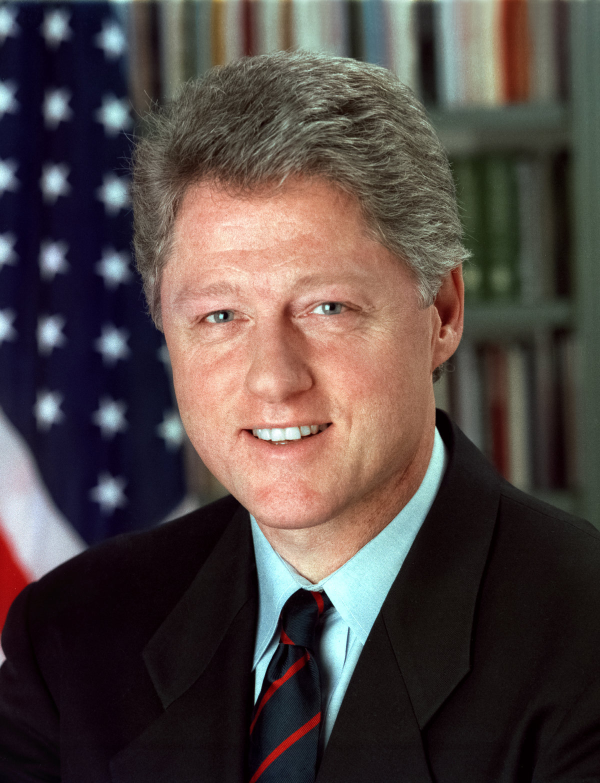
#> input picture Project/FaceAverage/presidents/bill-clinton.jpg, 1200 x 1566 px, given in place of the camera (shown at 1/2 size)
$ python 04_Real_Time_Shape_Detection.py
#> lines starting #> are read from the running program, lines starting #| are printed output that depends on the picture; after the words box and inside, x2 and y2 are one past the last pixel; in counts of white or black regions, pixels touching at a corner belong together
import cv2
import numpy as np


def nothing(x):
    pass


cap = cv2.VideoCapture(0)

cv2.namedWindow("Trackbars")
cv2.createTrackbar("LH", "Trackbars", 0, 180, nothing)
cv2.createTrackbar("UH", "Trackbars", 180, 180, nothing)
cv2.createTrackbar("LS", "Trackbars", 66, 255, nothing)
cv2.createTrackbar("US", "Trackbars", 255, 255, nothing)
cv2.createTrackbar("LV", "Trackbars", 134, 255, nothing)
cv2.createTrackbar("UV", "Trackbars", 243, 255, nothing)

font = cv2.FONT_HERSHEY_COMPLEX

while(cap.isOpened()):
    ret, frame = cap.read()
#> frame is the input picture: shape (1566, 1200, 3); mean B, G, R 67.3, 69.6, 81.2
    if ret:
        hsv = cv2.cvtColor(frame, cv2.COLOR_BGR2HSV)
#> hsv: shape (1566, 1200, 3); mean H, S, V 73.1, 103.3, 88.7

        l_h = cv2.getTrackbarPos("LH", "Trackbars")
        l_s = cv2.getTrackbarPos("LS", "Trackbars")
        l_v = cv2.getTrackbarPos("LV", "Trackbars")
        u_h = cv2.getTrackbarPos("UH", "Trackbars")
        u_s = cv2.getTrackbarPos("US", "Trackbars")
        u_v = cv2.getTrackbarPos("UV", "Trackbars")

        lower_red = np.array([l_h, l_s, l_v])
        upper_red = np.array([u_h, u_s, u_v])

        mask = cv2.inRange(hsv, lower_red, upper_red)
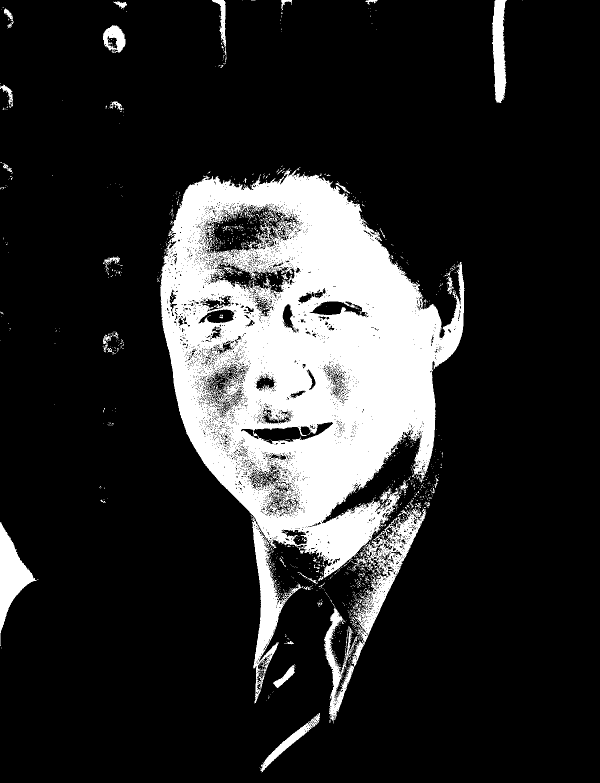
#> mask: shape (1566, 1200) (shown at 1/2 size); 17.2% white; 1429 white regions (1364 under 20 px), largest, box (x1, y1, x2, y2) and area: (320, 336, 929, 1406) 284063, (648, 1005, 853, 1447) 14704, (0, 1044, 77, 1292) 6624
        kernel = np.ones((5, 5), np.uint8)
        mask = cv2.erode(mask, kernel)
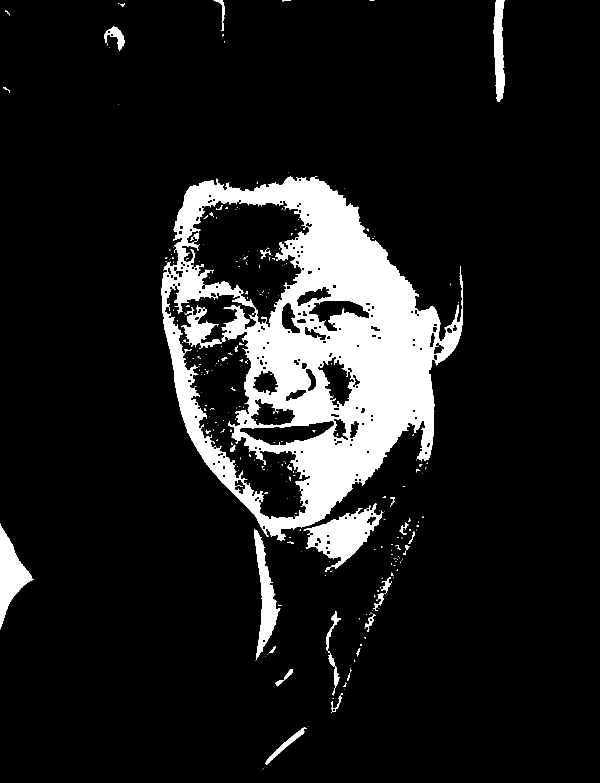
#> mask: shape (1566, 1200) (shown at 1/2 size); 11.2% white; 316 white regions (267 under 20 px)

        # Contours detection
        contours, _ = cv2.findContours(
            mask, cv2.RETR_TREE, cv2.CHAIN_APPROX_SIMPLE)
#> contours = 481 contours, 286 with area under 20; largest, box (x1, y1, x2, y2) and area: (323, 352, 926, 1083) 287052, (328, 566, 622, 1039) 48090, (363, 399, 619, 655) 37259, (607, 1006, 767, 1144) 8736, (0, 1047, 68, 1259) 5638

        for cnt in contours:
            area = cv2.contourArea(cnt)
            approx = cv2.approxPolyDP(cnt, 0.02*cv2.arcLength(cnt, True), True)
            x = approx.ravel()[0]
            y = approx.ravel()[1]

            if area > 400:
                cv2.drawContours(frame, [approx], 0, (0, 0, 0), 5)

                if len(approx) == 3:
                    cv2.putText(frame, "Triangle", (x, y), font, 1, (0, 0, 0))
                elif len(approx) == 4:
                    cv2.putText(frame, "Rectangle", (x, y), font, 1, (0, 0, 0))
                elif 10 < len(approx) < 20:
                    cv2.putText(frame, "Circle", (x, y), font, 1, (0, 0, 0))
#> this loop made 481 passes
#> (area, x, y) on passes 7, 8, 13: (108, 680, 1391), (34, 664, 1418), (223.5, 585, 1338)
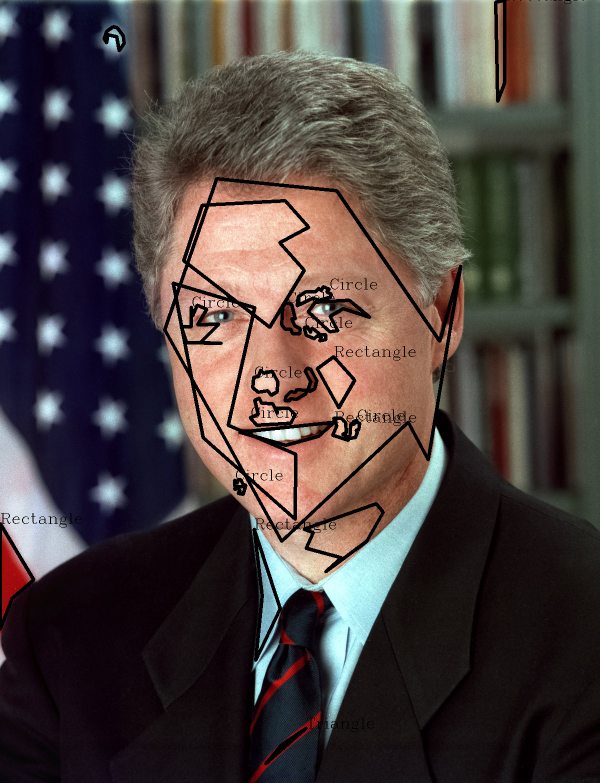
#> frame: shape (1566, 1200, 3) (shown at 1/2 size); 3.61% of pixels changed, all inside (x1, y1, x2, y2) = (0, 0, 1168, 1531)

        cv2.imshow("Trackbars", frame)
        cv2.imshow("Mask", mask)

    key = cv2.waitKey(1)
#> (key Esc is pressed here)
    if key == 27:
        break

cap.release()
cv2.destroyAllWindows()

$ run again, on Project/FaceAverage/presidents/george-h-bush.jpg
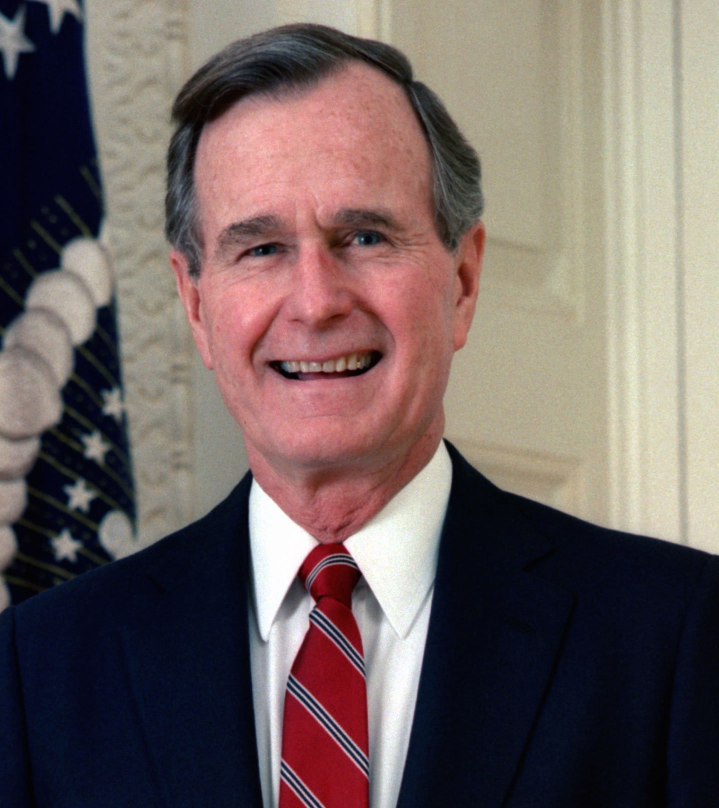
#> input picture Project/FaceAverage/presidents/george-h-bush.jpg, 1438 x 1616 px, given in place of the camera (shown at 1/2 size)
#> frame is the input picture: shape (1616, 1438, 3); mean B, G, R 97.1, 99, 113
#> hsv: shape (1616, 1438, 3); mean H, S, V 67.9, 104.9, 120.5
#> `mask = cv2.erode(mask, kernel)`:
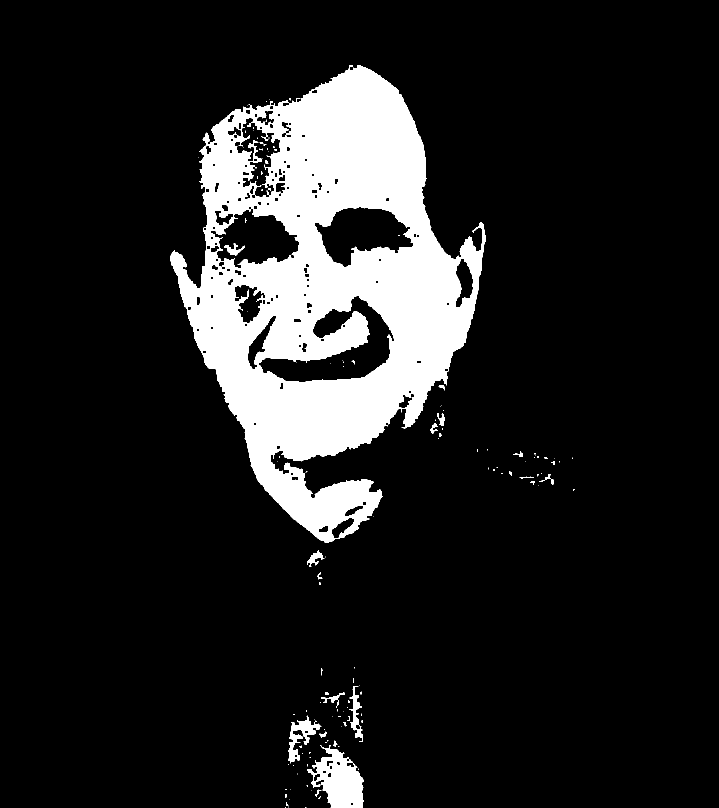
#> mask: shape (1616, 1438) (shown at 1/2 size); 12.8% white; 136 white regions (107 under 20 px)
#> contours = 266 contours, 115 with area under 20; largest, box (x1, y1, x2, y2) and area: (340, 130, 972, 1086) 348500, (516, 591, 790, 765) 18541, (629, 413, 828, 535) 14102, (421, 412, 600, 537) 12872, (614, 1490, 728, 1616) 7949
#> the loop `for cnt in contours:` made 266 passes
#> (area, x, y) on passes 9, 23, 24: (24, 642, 1581), (7949, 640, 1490), (34, 700, 1606)
#> after the loop `for cnt in contours:`:
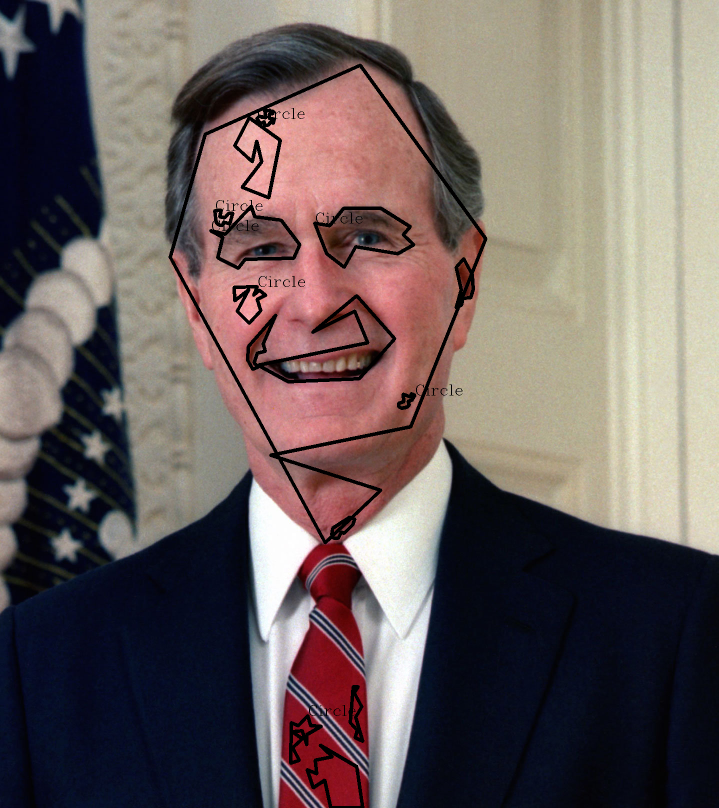
#> frame: shape (1616, 1438, 3) (shown at 1/2 size); 2.28% of pixels changed, all inside (x1, y1, x2, y2) = (337, 127, 975, 1616)

$ run again, on Project/FaceAverage/presidents/george-w-bush.jpg
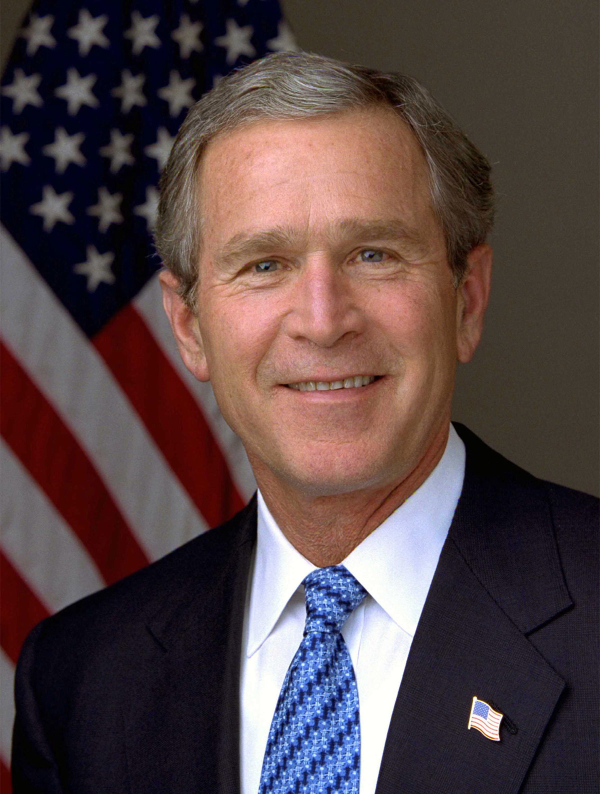
#> input picture Project/FaceAverage/presidents/george-w-bush.jpg, 1200 x 1588 px, given in place of the camera (shown at 1/2 size)
#> frame is the input picture: shape (1588, 1200, 3); mean B, G, R 69.4, 68.6, 85.7
#> hsv: shape (1588, 1200, 3); mean H, S, V 67.4, 108.6, 93.1
#> `mask = cv2.erode(mask, kernel)`:
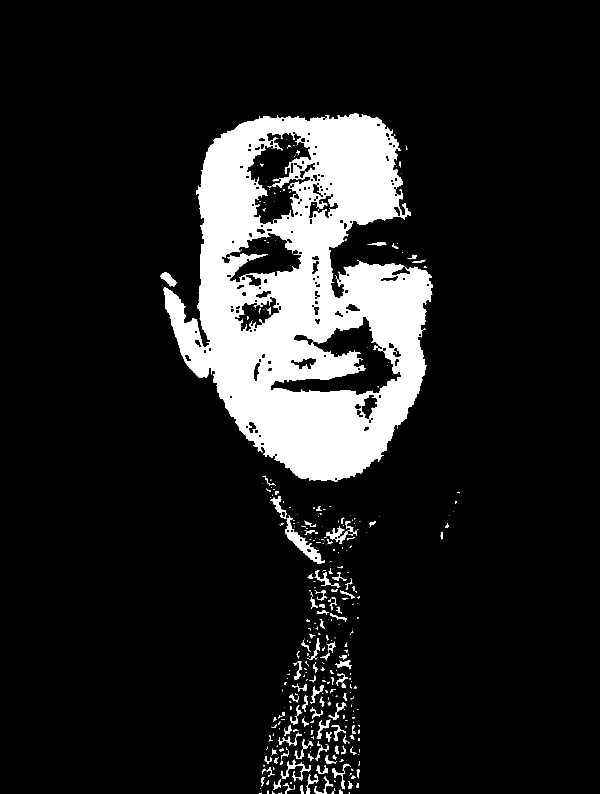
#> mask: shape (1588, 1200) (shown at 1/2 size); 12.2% white; 393 white regions (258 under 20 px)
#> contours = 538 contours, 289 with area under 20; largest, box (x1, y1, x2, y2) and area: (327, 226, 866, 964) 264830, (540, 632, 803, 791) 15664, (492, 263, 624, 449) 13242, (442, 465, 603, 566) 8140, (469, 592, 559, 663) 3180
#> the loop `for cnt in contours:` made 538 passes
#> (area, x, y) on passes 7, 11, 12: (28.5, 678, 1581), (63.5, 614, 1571), (50.5, 602, 1570)
#> after the loop `for cnt in contours:`:
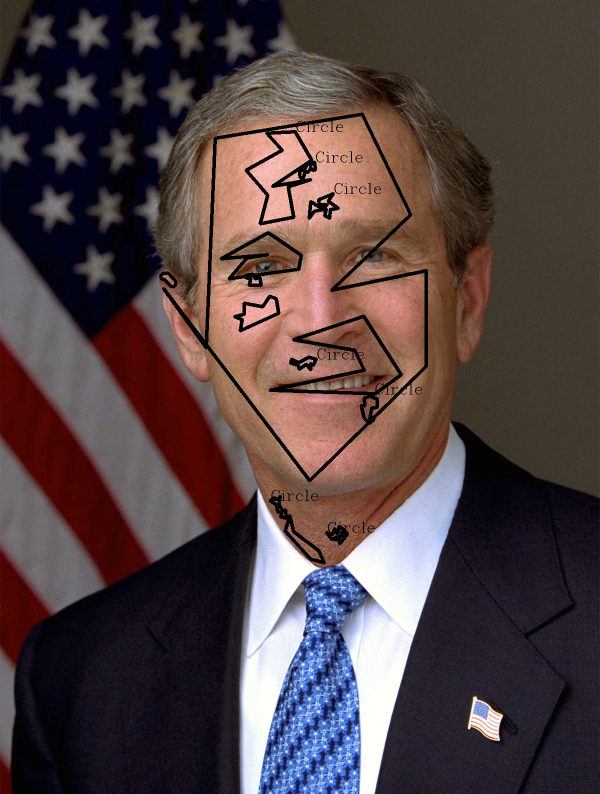
#> frame: shape (1588, 1200, 3) (shown at 1/2 size); 2.31% of pixels changed, all inside (x1, y1, x2, y2) = (318, 225, 856, 1129)

$ run again, on Project/FaceAverage/presidents/ronald-regan.jpg
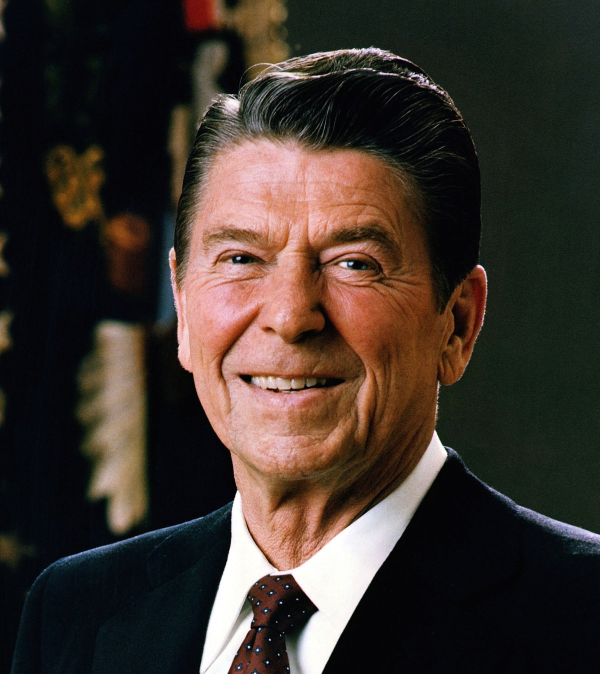
#> input picture Project/FaceAverage/presidents/ronald-regan.jpg, 1200 x 1348 px, given in place of the camera (shown at 1/2 size)
#> frame is the input picture: shape (1348, 1200, 3); mean B, G, R 44.6, 51.4, 61.6
#> hsv: shape (1348, 1200, 3); mean H, S, V 69, 120.2, 67.1
#> `mask = cv2.erode(mask, kernel)`:
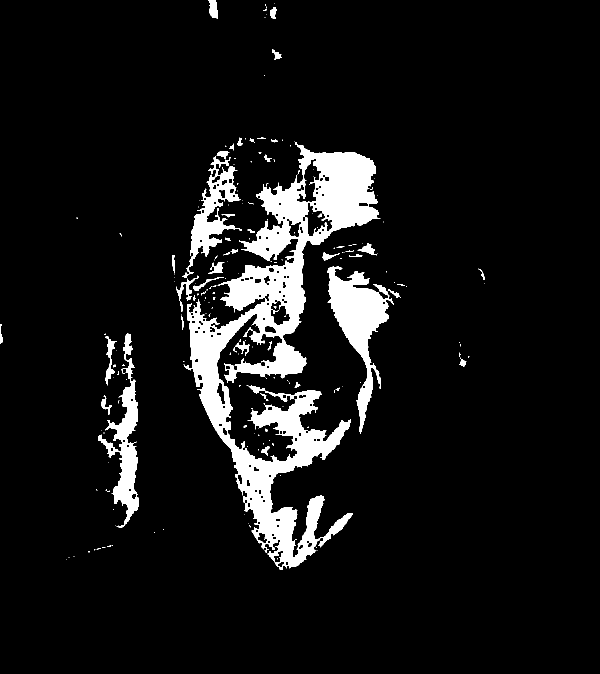
#> mask: shape (1348, 1200) (shown at 1/2 size); 8% white; 199 white regions (149 under 20 px)
#> contours = 318 contours, 160 with area under 20; largest, box (x1, y1, x2, y2) and area: (367, 284, 761, 1140) 98840, (654, 533, 788, 868) 14070, (197, 667, 278, 1055) 8772, (365, 311, 484, 556) 7509, (592, 317, 644, 405) 2028
#> the loop `for cnt in contours:` made 318 passes
#> (area, x, y) on passes 24, 41, 42: (118.5, 538, 893), (203, 208, 790), (26.5, 520, 787)
#> after the loop `for cnt in contours:`:
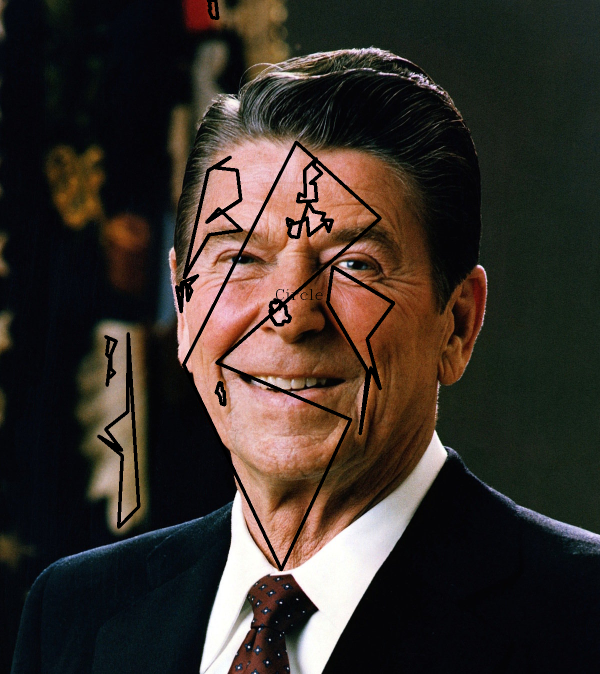
#> frame: shape (1348, 1200, 3) (shown at 1/2 size); 2.51% of pixels changed, all inside (x1, y1, x2, y2) = (194, 0, 791, 1143)
